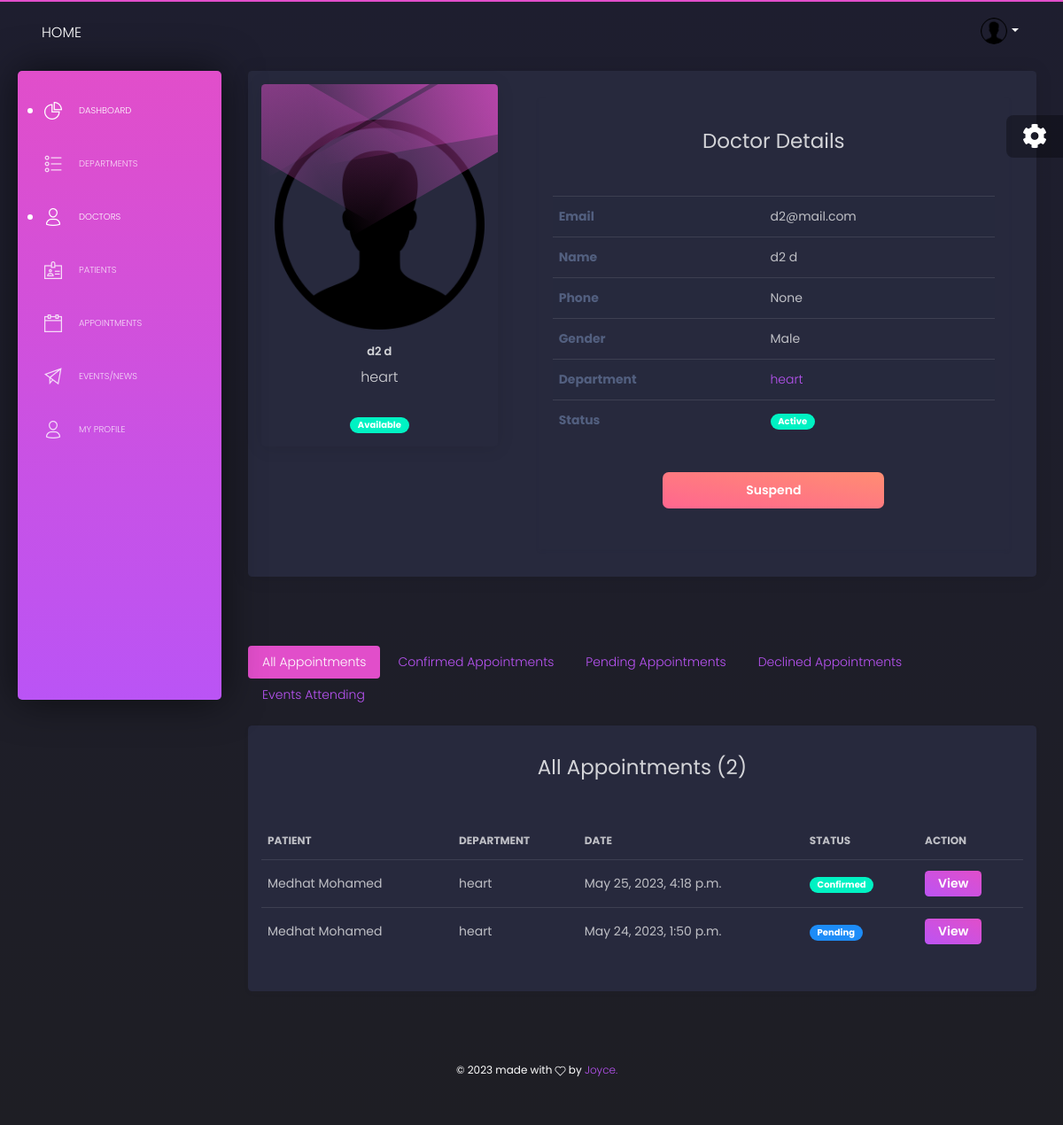
Page /admin-dashboard/doctors/6/details/ (signed in) on the earlier database version.
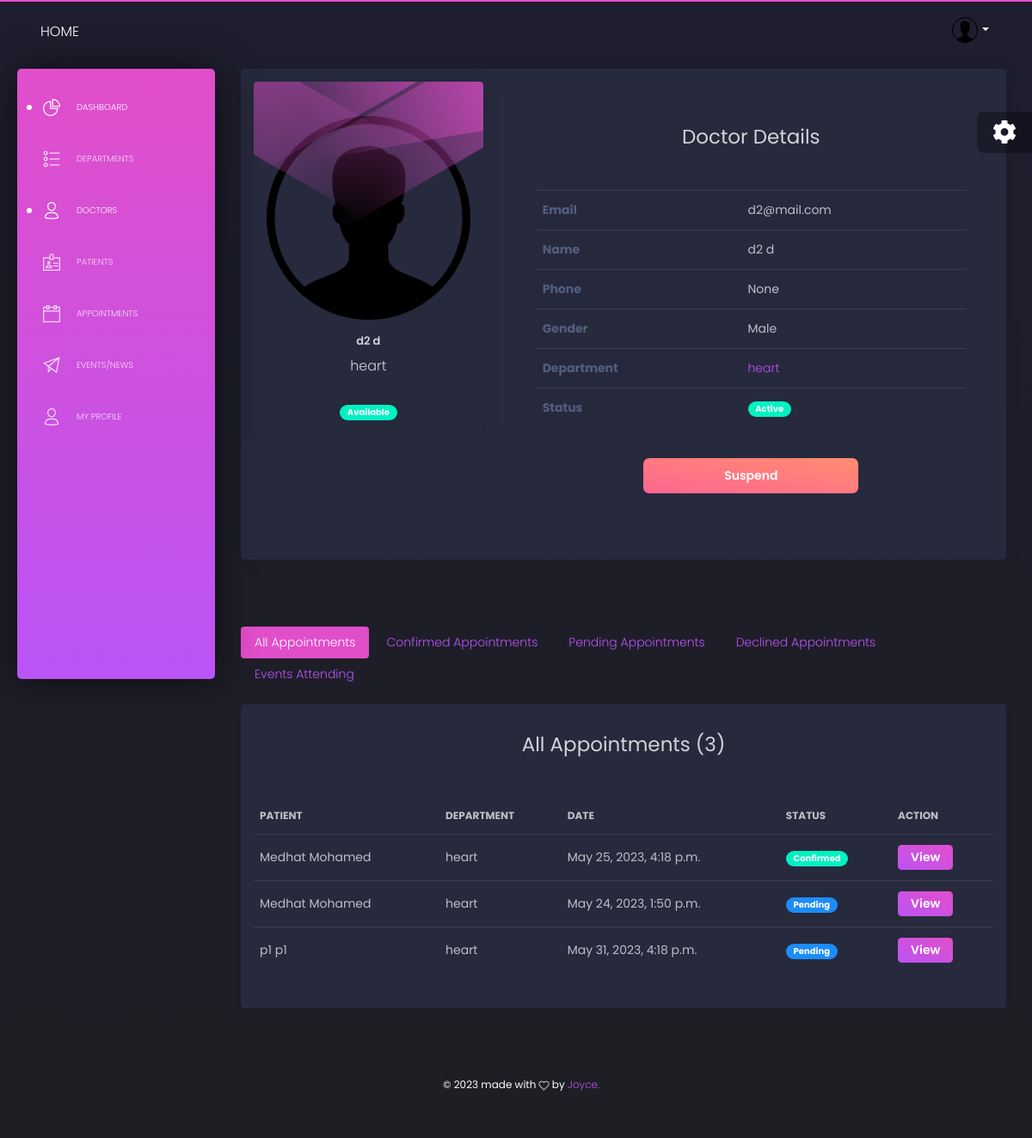
Same page on the later database version.
### core/models.py (models this page shows, shortened)
class CommonInfo(models.Model):
    created_at = models.DateTimeField(auto_now_add=True)
    last_update = models.DateTimeField(auto_now=True)
    class Meta:
        abstract = True

class Appointment(CommonInfo):
    department = models.ForeignKey(Department, on_delete=models.CASCADE, related_name='appointments', null=True, blank=True)
    doctor = models.ForeignKey(User, on_delete=models.CASCADE, limit_choices_to={'role': 'doctor'}, related_name='appointments_requested', blank=True, null=True)
    patient = models.ForeignKey(User, on_delete=models.CASCADE, related_name='appointments_made', null=True, blank=True)
    date = models.DateTimeField()
    name = models.CharField(max_length=255, null=True, blank=True)
    phone = models.CharField(max_length=255, null=True, blank=True)
    email = models.EmailField(max_length=255, null=True, blank=True)
    message = models.TextField(default='-')
    status = models.CharField(max_length=15, choices=STATUS_CHOICES, default='pending')
    confirmed_by = models.ForeignKey(User, on_delete=models.CASCADE, related_name='appointments_confirmed', blank=True, null=True)
    class Meta:
        unique_together = ('doctor', 'date', )

### users/models.py (models this page shows, shortened)
class CommonInfo(models.Model):
    created_at = models.DateTimeField(auto_now_add=True)
    last_update = models.DateTimeField(auto_now=True)
    class Meta:
        abstract = True

class Department(CommonInfo):
    name = models.CharField(max_length=254)
    description = models.TextField()
    cover_photo = models.ImageField(upload_to="departments/cover_photos/")
    created_at = models.DateTimeField(auto_now_add=True)
    last_update = models.DateTimeField(auto_now=True)
    class Meta:
        ordering = ('name',)

### dashboard/views/doctors.py (the view)
class DoctorDetailView(DashboardView, DetailView):
    model = User
    context_object_name = 'user'
    template_name = 'dashboard/users/doctors/details.html'
    def get_context_data(self, **kwargs):
        user_id = self.object.id
        user = User.objects.get(id=user_id)
        context = super().get_context_data(**kwargs)
        context["all_appointments"] = Appointment.objects.filter(
            doctor=user_id)
        context["pending_appointments"] = Appointment.objects.filter(
            doctor=user_id, status='pending')
        context["confirmed_appointments"] = Appointment.objects.filter(
            doctor=user_id, status='confirmed')
        context["declined_appointments"] = Appointment.objects.filter(
            doctor=user_id, status='declined')
        context["events_attending"] = user.events_attending.all().order_by('-pk')
        return context

### dashboard/views/index.py (called while the page is built)
    def test_func(self):
        user = self.request.user
        if user.is_staff or user.is_superuser or user.role == 'admin':
            return True
        return False

### templates/dashboard/users/doctors/details.html (shortened to what the changed rows need)
{% extends 'dashboard/base.html' %} {% load static %}
{% block content %}
<div class="row">
    <div class="col-md-12">
        <div class="card">
            <div class="card-body">
                <div class="row">
                    <div class="col-md-8">
                        <div class="m-3 p-3 shadow-sm">
                            <div class="table-responsive">
                                <table class="table table-striped">
                                    <tbody>
                                        <tr>
                                            <th>Email</th>
                                        </tr>
                                        <tr>
                                            <th>Name</th>
                                        </tr>
                                        <tr>
                                            <th>Phone</th>
                                        </tr>
                                        <tr>
                                            <th>Gender</th>
                                        </tr>
                                        {% if user.department %}
                                        <tr>
                                            <th>Department</th>
                                        </tr>
                                        {% endif %}
                                        <tr>
                                            <th>Status</th>
                                        </tr>
                                    </tbody>
                                </table>
                            </div>
                        </div>
                    </div>
                </div>
            </div>
        </div>
    </div>
</div>
<div class="row mt-4">
  <div class="col-12">
    <div class="row tab-content">
      <div class="col-md-12 mb-4 tab-pane fade show active" id="pills-all" role="tabpanel"
        aria-labelledby="pills-all-tab">
        <div class="card shadow-sm">
            <div class="card-body">
                <h3 class="text-center py-3">All Appointments ({{all_appointments.count}})</h3>
                <div class="table-responsive">
                 <table class="table tablesorter " id="">
                    <thead class=" text-primary">
                      <tr>
                            <th>Patient</th>
                            <th>Department</th>
                            <th>Date</th>
                            <th>Status</th>
                            <th>Action</th>
                      </tr>
                    </thead>
                    <tbody>
                      {% for appointment in all_appointments %}
                        <tr>
                            <td> {{ appointment.name }}</td>
                            <td> {{ appointment.department.name}}</td>
                            <td> {{ appointment.date }}</td>
                            {% if appointment.status == 'confirmed' %}
                            <td>
                                <span class="badge badge-pill badge-success">Confirmed</span>
                            </td>
                            {% elif appointment.status == 'pending' %}
                            <td>
                                <span class="badge badge-pill badge-info">Pending</span>
                            </td>
                            {% elif appointment.status == 'declined' %}
                            <td>
                                <span class="badge badge-pill badge-warning">Declined</span>
                            </td>
                            {% endif %}
                            <td>
                                <a href="{% url 'dashboard:appointments:appointment_details' appointment.pk %}">
                                    <button class="btn btn-primary btn-sm">View</button>
                                </a>
                            </td>
                        </tr>
                        {% empty %}
                            <tr class="text-center">
                                <td colspan="10">No Requested Appointments Yet</td>
                            </tr>
                        {% endfor %}
                    </tbody>
                  </table>
                </div>
            </div>
        </div>
      </div>
  </div>
</div>
{% endblock %}

Differences in the rows shown:
added Appointment: name "p1 p1", department.name "heart", date "May 31, 2023, 4:18 p.m.", status "Pending"
Other differences:
{{ all_appointments.count }}: "2" → "3"
